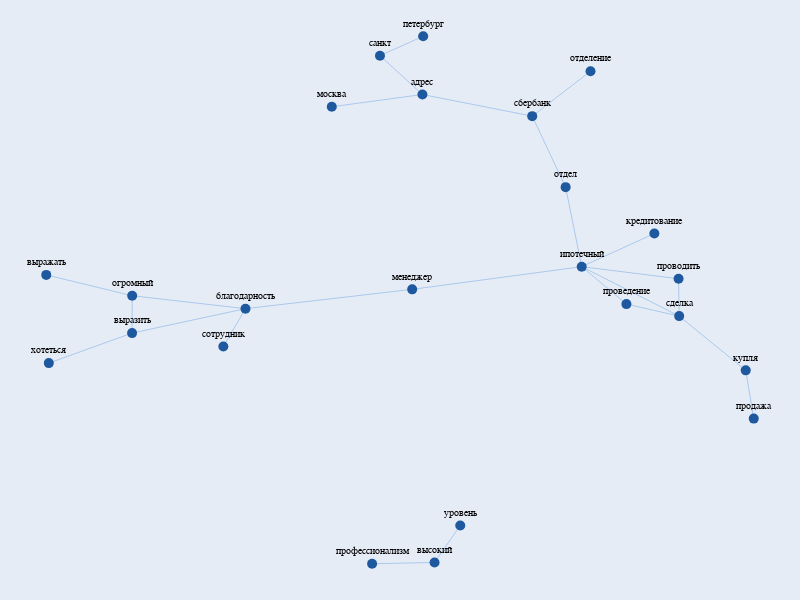

Notebook code for this chart:
### Markdown cell above
Например, посмотрим, что больше всего нравится пользователям Сбера.

### Code cell
sber_bigr, sber_trigr = get_bigr_and_trigr(nlp_data_pos[nlp_data_pos['bank_name'] == "СберБанк"])
draw_net(pd.merge(sber_bigr, sber_trigr, how="outer"))

### Figure 1 — Plotly figure (JSON) as saved in the notebook; plotly's stock layout.template omitted (floating-point values rounded to 4 significant figures)
{"data": [{"hoverinfo": "none", "line": {"color": "#71a5e3", "width": 0.5}, "mode": "lines", "type": "scatter", "x": [-0.6212, -0.3896, null, -0.6212, -0.6209, null, -0.6212, -0.7911, null, -0.3896, -0.6209, null, -0.3896, -0.4349, null, -0.3896, -0.04934, null, -0.6209, -0.7964, null, 0.2967, 0.4957, null, 0.2967, 0.4451, null, 0.2967, 0.2639, null, 0.2967, -0.04934, null, 0.2967, 0.388, null, 0.2967, 0.4944, null, 0.4957, 0.4944, null, 0.4957, 0.388, null, 0.4957, 0.6315, null, 0.3147, 0.1957, null, 0.1957, -0.02849, null, 0.1957, 0.2639, null, -0.02849, -0.2135, null, -0.02849, -0.1151, null, -0.003692, 0.04879, null, -0.003692, -0.1312, null, -0.1151, -0.0269, null, 0.6315, 0.6479, null], "y": [-0.1872, -0.1012, null, -0.1872, -0.05556, null, -0.1872, -0.293, null, -0.1012, -0.05556, null, -0.1012, -0.2344, null, -0.1012, -0.03312, null, -0.05556, 0.01775, null, 0.04675, -0.1274, null, 0.04675, 0.1635, null, 0.04675, 0.3271, null, 0.04675, -0.03312, null, 0.04675, -0.08507, null, 0.04675, 0.004152, null, -0.1274, 0.004152, null, -0.1274, -0.08507, null, -0.1274, -0.3186, null, 0.7356, 0.5772, null, 0.5772, 0.6534, null, 0.5772, 0.3271, null, 0.6534, 0.6103, null, 0.6534, 0.7901, null, -0.9954, -0.865, null, -0.9954, -1, null, 0.7901, 0.8587, null, -0.3186, -0.4885, null]}, {"hoverinfo": "text", "marker": {"color": "#1e589e", "size": 10}, "mode": "markers+text", "text": ["выразить", "благодарность", "огромный", "ипотечный", "сделка", "отделение", "сбербанк", "кредитование", "проводить", "проведение", "адрес", "сотрудник", "высокий", "уровень", "отдел", "менеджер", "санкт", "петербург", "профессионализм", "купля", "продажа", "выражать", "москва", "хотеться"], "textfont": {"color": "black", "family": "Arial", "size": 10}, "textposition": "top center", "type": "scatter", "x": [-0.6212, -0.3896, -0.6209, 0.2967, 0.4957, 0.3147, 0.1957, 0.4451, 0.4944, 0.388, -0.02849, -0.4349, -0.003692, 0.04879, 0.2639, -0.04934, -0.1151, -0.0269, -0.1312, 0.6315, 0.6479, -0.7964, -0.2135, -0.7911], "y": [-0.1872, -0.1012, -0.05556, 0.04675, -0.1274, 0.7356, 0.5772, 0.1635, 0.004152, -0.08507, 0.6534, -0.2344, -0.9954, -0.865, 0.3271, -0.03312, 0.7901, 0.8587, -1, -0.3186, -0.4885, 0.01775, 0.6103, -0.293]}], "layout": {"height": 600, "hovermode": "closest", "margin": {"b": 0, "l": 0, "r": 0, "t": 0}, "showlegend": false, "width": 800, "xaxis": {"showgrid": false, "showticklabels": false, "zeroline": false}, "yaxis": {"showgrid": false, "showticklabels": false, "zeroline": false}}}
